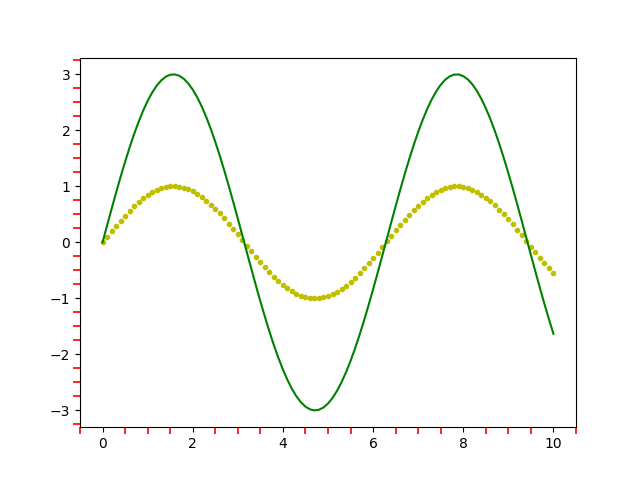

Write the Python code that produced this figure.
import matplotlib.pyplot as plt
from math import sin
from matplotlib.ticker import (MultipleLocator)
#Oppgave 7b

# liste med x-verdier
xs = [n / 10 for n in range(101)]
# 2 ulike lister med y-verdier
ys_1 = [sin(x) for x in xs]
ys_2 = [3 * sin(x) for x in xs]


fig, ax = plt.subplots()

ax.plot(xs, ys_1, ".y") #. og gul
ax.plot(xs, ys_2, "-g") #- grønn

ax.tick_params(which='minor', length=5, width=1.2, color='r') #definerer underticks
ax.xaxis.set_minor_locator(MultipleLocator(0.5)) #plasseres hver 0.5 på xakse
ax.yaxis.set_minor_locator(MultipleLocator(0.25)) #plasseres hver 0.25 på yakse

# savefig lagrer filene
plt.savefig("test.png")
plt.savefig("test.pdf")

# interaktivt vindu
plt.show() # Hva skjer om vi ikke har med den raden: plt.show()?
